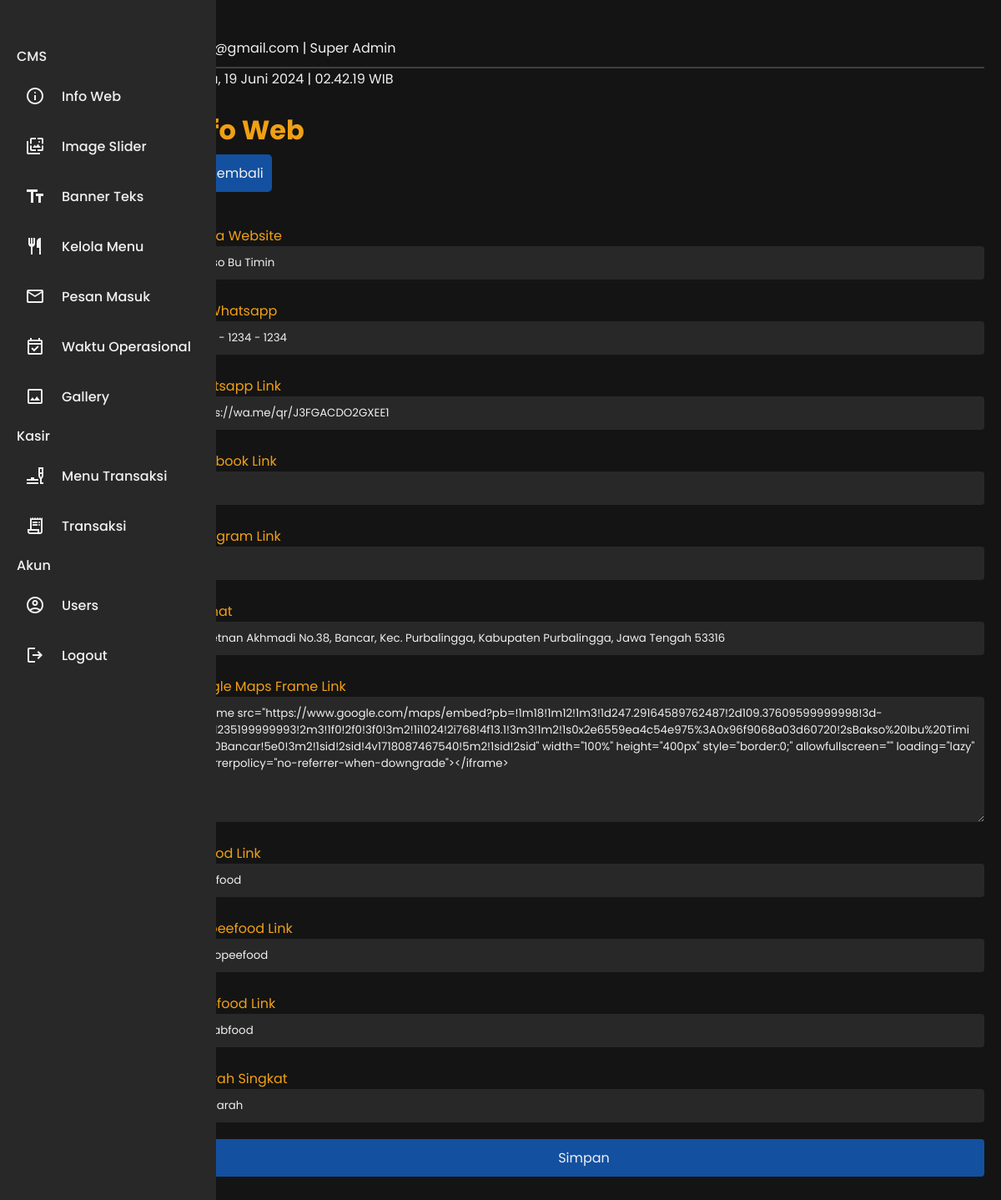
The page /admin/page.php?page=info-web (signed in) on the database its author committed.
### tables this page shows
CREATE TABLE `info_web` (
  `id_info` int(11) NOT NULL,
  `nama_website` varchar(255) DEFAULT NULL,
  `whatsapp` varchar(20) DEFAULT NULL,
  `whatsapp_link` varchar(255) DEFAULT NULL,
  `facebook` varchar(255) DEFAULT NULL,
  `instagram` varchar(255) DEFAULT NULL,
  `alamat` varchar(255) DEFAULT NULL,
  `gmaps` text DEFAULT NULL,
  `shopeefood` varchar(255) DEFAULT NULL,
  `grabfood` varchar(255) DEFAULT NULL,
  `gofood` varchar(255) DEFAULT NULL,
  `sejarah` text DEFAULT NULL
);

### admin/page/cms/info-web.php (the view, shortened to what this page needs)
<?php
include 'page/template/sidebar.php';
?>
<body>
    <main class="content">
        <?php include 'page/template/header.php'; ?>
        <div>
            <h1 class="judul">Info Web</h1>
            <button onclick="window.history.back()"><i class='bx bx-arrow-back'></i> Kembali</button>
            <br>
            <br>
            <form method="post" action="action.php?action=info-web" enctype="multipart/form-data" class="news-form" autocomplete="off">
                <label for="nama_website">Nama Website</label>
                <input type="text" name="nama_website" id="nama_website" class="form-input" value="<?php echo $nama_website; ?>">
                <label for="whatsapp">No. Whatsapp</label>
                <input type="text" name="whatsapp" id="whatsapp" class="form-input" value="<?php echo $whatsapp; ?>">
                <label for="whatsapp_link">Whatsapp Link</label>
                <input type="text" name="whatsapp_link" id="whatsapp_link" class="form-input" value="<?php echo $whatsapp_link; ?>">
                <label for="facebook">Facebook Link</label>
                <input type="text" name="facebook" id="facebook" class="form-input" value="<?php echo $facebook; ?>">
                <label for="instagram">Instagram Link</label>
                <input type="text" name="instagram" id="instagram" class="form-input" value="<?php echo $instagram; ?>">
                <label for="alamat">Alamat</label>
                <input type="text" name="alamat" id="alamat" class="form-input" value="<?php echo $alamat; ?>">
                <label for="gmaps">Google Maps Frame Link</label>
                <textarea name="gmaps" id="gmaps" class="form-input" style="height: 150px;"><?php echo $gmaps; ?></textarea>
                <label for="gofood">Gofood Link</label>
                <input type="text" name="gofood" id="gofood" class="form-input" value="<?php echo $gofood; ?>">
                <label for="shopeefood">Shopeefood Link</label>
                <input type="text" name="shopeefood" id="shopeefood" class="form-input" value="<?php echo $shopeefood; ?>">
                <label for="grabfood">Grabfood Link</label>
                <input type="text" name="grabfood" id="grabfood" class="form-input" value="<?php echo $grabfood; ?>">
                <label for="sejarah">Sejarah Singkat</label>
                <input type="text" name="sejarah" id="sejarah" class="form-input" value="<?php echo $sejarah; ?>">
                <button type="submit" name="submit" class="form-button">Simpan</button>
            </form>
        </div>
    </main>
</body>

### admin/assets/css/style.css (style rules this page uses)
button { font-size: 1rem; border: none; color: var(--white); border-radius: 5px; padding: 10px; margin: 0 auto; margin-top: 5px; margin-bottom: 5px; cursor: pointer; }
.news-form { display: flex; flex-direction: column; }
.form-input, .form-textarea, .form-select, .form-file, .form-button { background-color: var(--black2); color: var(--white); margin-bottom: 15px; padding: 10px; border: none; border-radius: 4px; width: 100%; box-sizing: border-box; }
.form-button { background-color: var(--blue_dark); color: var(--white); border: none; cursor: pointer; transition: background-color 0.3s; }
textarea { height: 500px; }
button { color: var(--white); }

### admin/assets/css/style_sidebar.css (style rules this page uses)
* { margin: 0; padding: 0; box-sizing: border-box; font-family: 'L', sans-serif; }
:root { --blue_dark: #1450A0; --blue_light: #2878F0; --gold: #F0A014; --white: #F0F0F0; --black: #141414; --black2: #282828; --red: #C80000; --body-color: #141414; --sidebar-color: #282828; --sidebar-color2: #F0A014; --primary-color: #1450A0; --primary-color-light: #2878F0; --toggle-color: #2878F0; --text-color: #F0F0F0; --tran-03: all 0.2s ease; --tran-03: all 0.3s ease; --tran-04: all 0.3s ease; --tran-05: all 0.3s ease; }
body { min-height: 100vh; background-color: var(--body-color); transition: var(--tran-05); }

### admin/page/template/sidebar.php (style rules this page uses)
:root { --background-color: #141414; --sidebar-background: #282828; --sidebar-hover-background: #F0F0F0; --text-color: #F0F0F0; --text-hover-color: #123123; --separator-color: #2878F0; --user-profile-border: #F0F0F0; --user-detail-background: #F0F0F0; --gold: #F0A014; --blue_dark: #1450A0; --blue_light: #2878F0; }
* { margin: 0; padding: 0; box-sizing: border-box; font-family: "Poppins", sans-serif; }
body { min-height: 100vh; background: var(--background-color); display: flex; margin: 0; padding: 0; color: var(--text-color) }
.content { margin-left: 85px; padding: 20px; transition: margin-left 0.4s ease; width: 100vw; }
.judul { color: var(--gold); }
button { background-color: var(--blue_dark); }
label { margin-top: 10px; color: var(--gold); }

### rows shown on the page
info_web: nama_website "Bakso Bu Timin", whatsapp "0812 - 1234 - 1234", whatsapp_link "https://wa.me/qr/J3FGACDO2GXEE1", facebook "#fb", instagram "#ig", alamat "Jl. Letnan Akhmadi No.38, Bancar, Kec. Purbalingga, Kabupaten Purbalingga, Jawa Tengah 53316", gmaps "<iframe src=\"https://www.google.com/maps/embed?pb=!1m18!1m12!1m3!1d247.29164589762487!2d109.37609599999998!3d-7.391235199999993!2m3!1f0!2f0!3f0!3m2!1i1024!2i768!4f13.1!3m3!1m2!1s0x2e6559ea4c54e975%3A0x96f9068a03d60720!2sBakso%20Ibu%20Timin%20Bancar!5e0!3m2!1sid!2sid!4v1718087467540!5m2!1sid!2sid\" width=\"100%\" height=\"400px\" style=\"border:0;\" allowfullscreen=\"\" loading=\"lazy\" referrerpolicy=\"no-referrer-when-downgrade\"></iframe>", gofood "#gofood", shopeefood "#shopeefood", grabfood "#grabfood", sejarah "#sejarah"

### other values the page prints
$_SESSION['email'] "apip@gmail.com"
$_SESSION['role'] "Super Admin"
